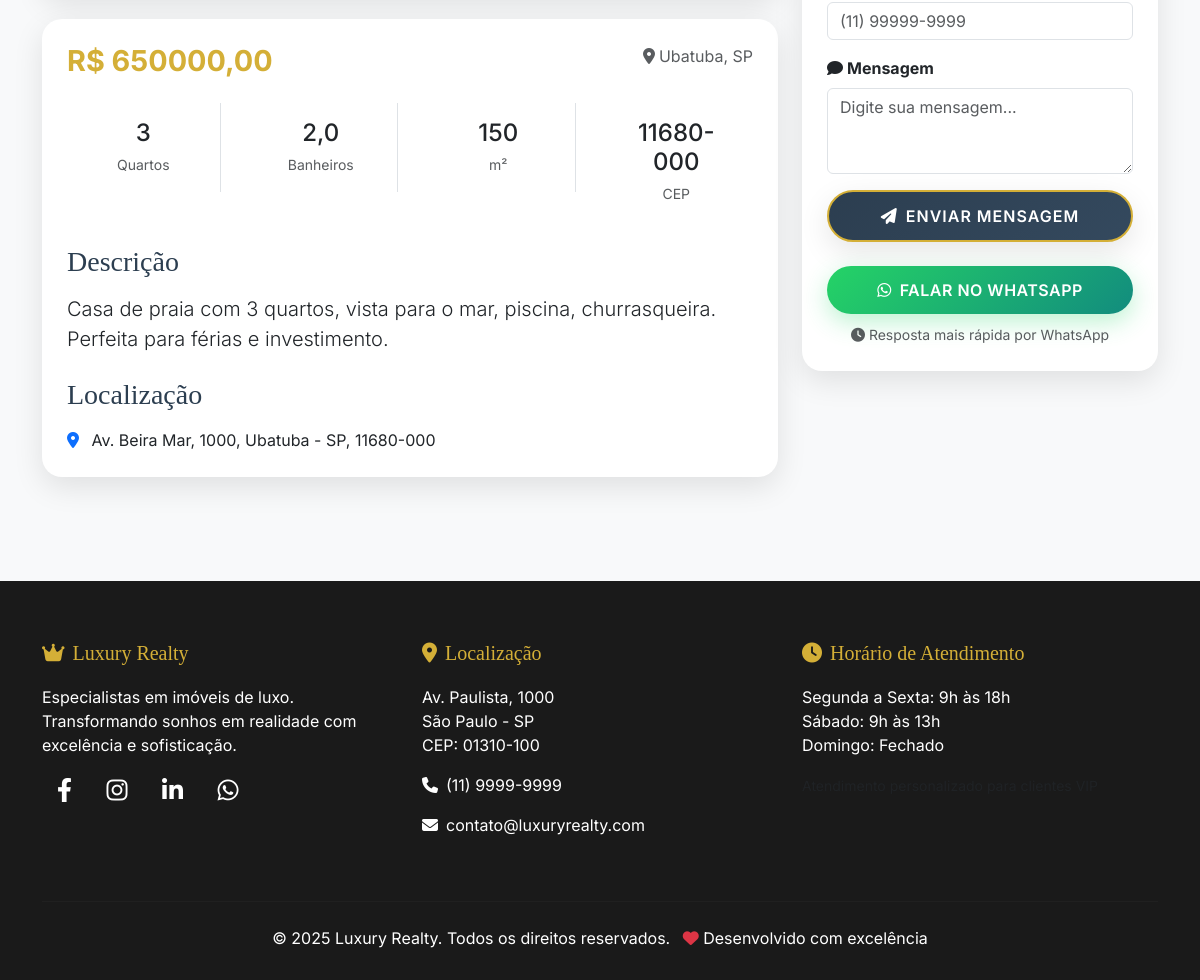
The app's page /imovel/6/ (lower part), older data.
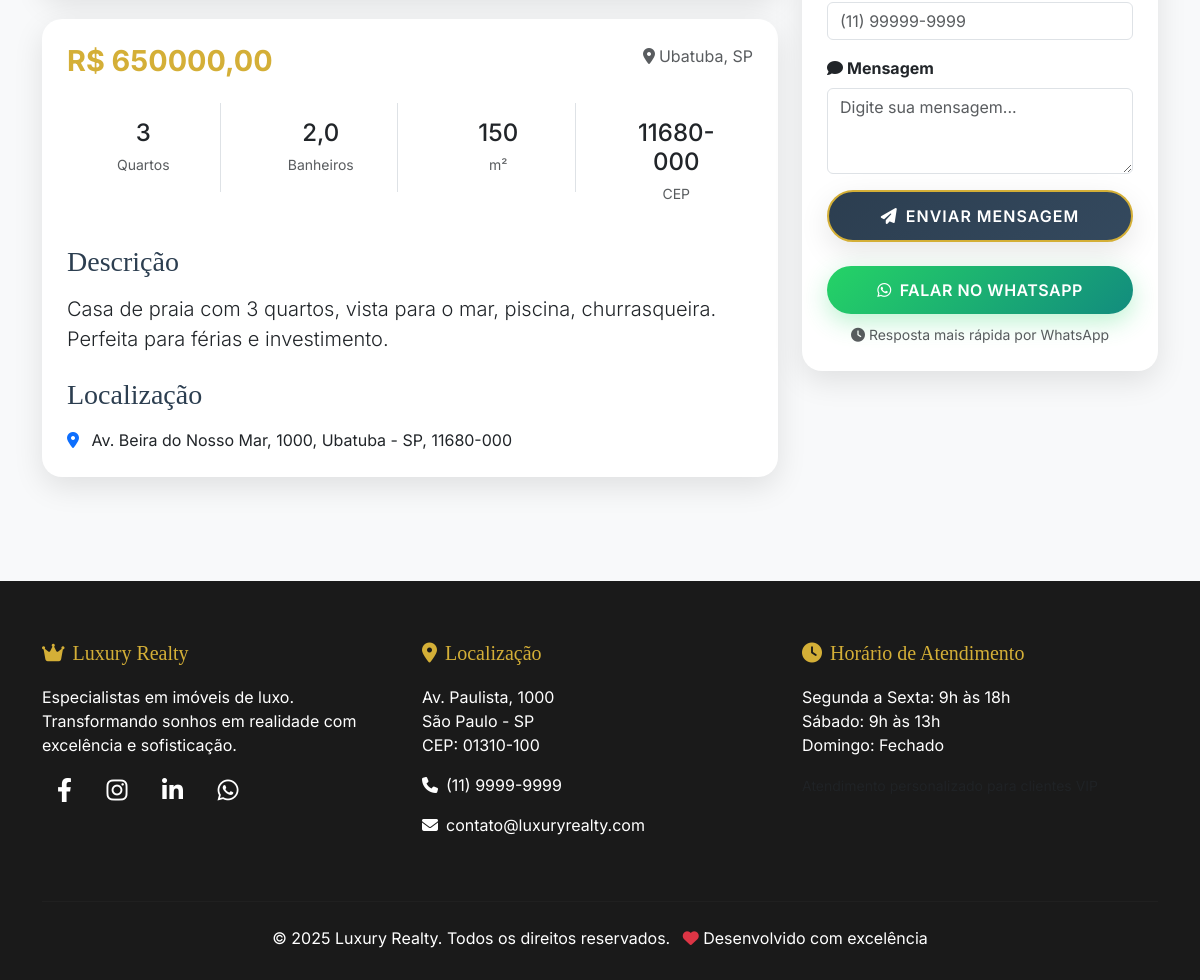
The same page, newer data.
### imoveis/models.py (models this page shows, shortened)
class Property(models.Model):
    title = models.CharField(max_length=200, verbose_name="Título")
    description = models.TextField(verbose_name="Descrição")
    price = models.DecimalField(max_digits=10, decimal_places=2, verbose_name="Preço")
    address = models.CharField(max_length=300, verbose_name="Endereço")
    city = models.CharField(max_length=100, verbose_name="Cidade")
    state = models.CharField(max_length=100, verbose_name="Estado")
    zip_code = models.CharField(max_length=20, verbose_name="CEP")
    bedrooms = models.IntegerField(verbose_name="Quartos")
    bathrooms = models.DecimalField(max_digits=3, decimal_places=1, verbose_name="Banheiros")
    area = models.IntegerField(verbose_name="Área (m²)")
    image = models.ImageField(upload_to='properties/', blank=True, null=True, verbose_name="Imagem")
    whatsapp_number = models.CharField(max_length=20, blank=True, null=True, verbose_name="WhatsApp", help_text="Número do WhatsApp (ex: 5511999999999)")
    rental_type = models.CharField(max_length=20, choices=[('compra', 'Compra'), ('aluguel', 'Aluguel')], default='compra', verbose_name="Tipo de Locação")
    is_available = models.BooleanField(default=True, verbose_name="Disponível")
    created_at = models.DateTimeField(auto_now_add=True, verbose_name="Criado em")
    updated_at = models.DateTimeField(auto_now=True, verbose_name="Atualizado em")
    def get_whatsapp_link(self):
        if self.whatsapp_number:
            number = ''.join(filter(str.isdigit, self.whatsapp_number))
            message = f"Olá! Tenho interesse no imóvel: {self.title} - R$ {self.price:,.2f}. Podemos conversar?"
            encoded_message = message.replace(' ', '%20').replace('\n', '%0A')
            return f"https://wa.me/{number}?text={encoded_message}"
        return None
    class Meta:
        verbose_name = "Imóvel"
        verbose_name_plural = "Imóveis"
        ordering = ['-created_at']

### imoveis/views.py (the view, shortened to what this page needs)
# urls.py: path('imovel/<int:pk>/', views.property_detail, name='property_detail'),
def property_detail(request, pk):
    property = get_object_or_404(Property, pk=pk)
    form = ContactForm()
    is_favorite = False
    if request.user.is_authenticated:
        is_favorite = Favorite.objects.filter(user=request.user, property=property).exists()
    return render(request, 'imoveis/property_detail.html', {
        'property': property,
        'form': form,
        'is_favorite': is_favorite,
    })

### imoveis/forms.py
class ContactForm(forms.ModelForm):
    class Meta:
        model = Contact
        fields = ['name', 'email', 'phone', 'message']
        widgets = {
            'name': forms.TextInput(attrs={'class': 'form-control', 'placeholder': 'Seu nome'}),
            'email': forms.EmailInput(attrs={'class': 'form-control', 'placeholder': 'seu@email.com'}),
            'phone': forms.TextInput(attrs={'class': 'form-control', 'placeholder': '(11) 99999-9999'}),
            'message': forms.Textarea(attrs={'class': 'form-control', 'rows': 3, 'placeholder': 'Digite sua mensagem...'}),
        }
        labels = {
            'name': 'Nome',
            'email': 'Email',
            'phone': 'Telefone',
            'message': 'Mensagem',
        }

### templates/imoveis/property_detail.html (shortened to what the changed rows need)
{% extends 'imoveis/base.html' %}
{% block content %}
<section class="container my-5">
    <div class="row">
        <div class="col-lg-8">
            <div class="card card-luxury mb-4">
                <div class="card-body">
                    <div class="row mb-4">
                        <div class="col-md-6">
                            <h2 class="price-luxury mb-0">R$ {{ property.price|floatformat:2 }}</h2>
                        </div>
                        <div class="col-md-6 text-end">
                            <p class="mb-0 text-muted">
                                <i class="fas fa-map-marker-alt me-1"></i>{{ property.city }}, {{ property.state }}
                            </p>
                        </div>
                    </div>
                    <div class="row text-center mb-4">
                        <div class="col-md-3">
                            <div class="p-3 border-end">
                                <h4 class="mb-1">{{ property.bedrooms }}</h4>
                                <small class="text-muted">Quartos</small>
                            </div>
                        </div>
                        <div class="col-md-3">
                            <div class="p-3 border-end">
                                <h4 class="mb-1">{{ property.bathrooms }}</h4>
                                <small class="text-muted">Banheiros</small>
                            </div>
                        </div>
                        <div class="col-md-3">
                            <div class="p-3 border-end">
                                <h4 class="mb-1">{{ property.area }}</h4>
                                <small class="text-muted">m²</small>
                            </div>
                        </div>
                        <div class="col-md-3">
                            <div class="p-3">
                                <h4 class="mb-1">{{ property.zip_code }}</h4>
                                <small class="text-muted">CEP</small>
                            </div>
                        </div>
                    </div>
                    <h3 class="mb-3" style="color: var(--text-dark); font-family: 'Playfair Display', serif;">Descrição</h3>
                    <p class="lead mb-4">{{ property.description }}</p>
                    <h3 class="mb-3" style="color: var(--text-dark); font-family: 'Playfair Display', serif;">Localização</h3>
                    <p class="mb-0">
                        <i class="fas fa-map-marker-alt me-2 text-primary"></i>
                        {{ property.address }}, {{ property.city }} - {{ property.state }}, {{ property.zip_code }}
                    </p>
                </div>
            </div>
        </div>
    </div>
</section>
{% endblock %}

Row changes from the older to the newer data that the page shows:
changed Property "Ubatuba": address "Av. Beira Mar, 1000" → "Av. Beira do Nosso Mar, 1000"
